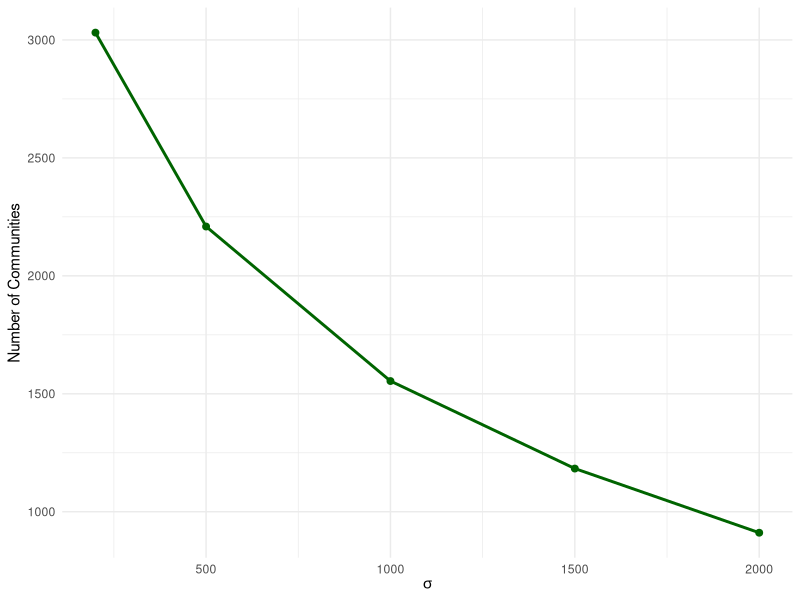

Recreate this plot in R.
library(ggplot2)
library(dplyr)

data <- read.csv("sigma_sensitivity_report_meters.csv")

ggplot(data, aes(x = sigma, y = num_communities)) +
  geom_line(color = "darkgreen", linewidth = 1) +
  geom_point(color = "darkgreen", size = 2) +
  labs(
    x = expression(sigma),
    y = "Number of Communities"
  ) +
  theme_minimal()

data